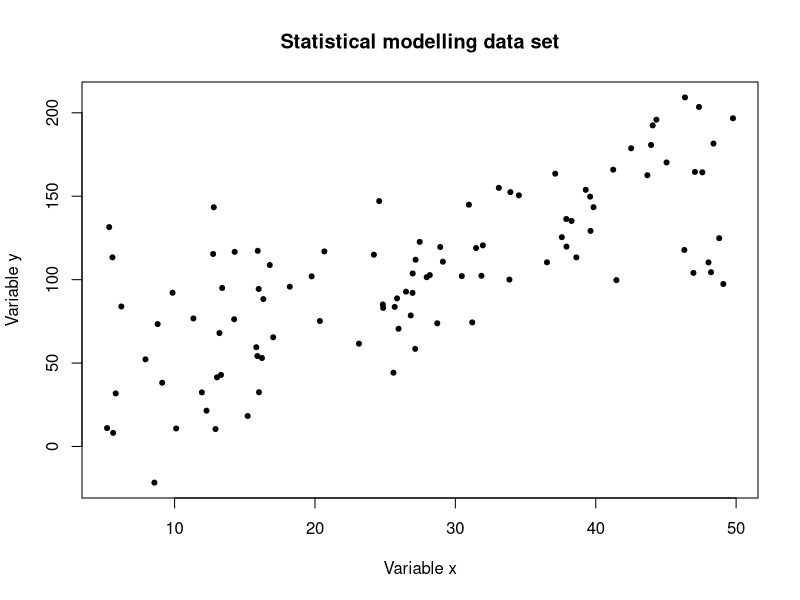

Here is the R script that generated this plot: (Note: this script raises an error after producing the figure.)
## ---- chunk 1
stat.modelling <- read.table("stat_modelling.csv", head = T, sep = ",")
## ---- chunk 2
plot(stat.modelling$x, stat.modelling$y, main = "Statistical modelling data set", xlab = "Variable x", ylab = "Variable y", pch = 20)
## ---- chunk 3
plot(stat.modelling$x, stat.modelling$y, main = "Statistical modelling data set", xlab = "Variable x", ylab = "Variable y", pch = 20, col = stat.modelling$q)
## ---- chunk 4
plot(stat.modelling$x, stat.modelling$y, main = "Statistical modelling data set", xlab = "Variable x", ylab = "Variable y", pch = as.numeric(stat.modelling$q))
## ---- chunk 5
plot(stat.modelling$x, stat.modelling$y, main = "Statistical modelling data set", xlab = "Variable x", ylab = "Variable y", pch = as.numeric(stat.modelling$q))

lines(x = c(20, 40), y = c(50, 150))
## ---- chunk 6
plot(stat.modelling$x, stat.modelling$y, main = "Statistical modelling data set", xlab = "Variable x", ylab = "Variable y", pch = as.numeric(stat.modelling$q))

lines(x = c(20, 40), y = c(50, 150))

lines(x = c(40, 20), y = c(50, 150))
## ---- chunk 7
plot(stat.modelling$x, stat.modelling$y, main = "Statistical modelling data set", xlab = "Variable x", ylab = "Variable y", pch = as.numeric(stat.modelling$q))
lines(x = c(20, 30, 50), y = c(50, 150, 100))
## ---- chunk 8
plot(stat.modelling$x, stat.modelling$y, main = "Statistical modelling data set", xlab = "Variable x", ylab = "Variable y", pch = as.numeric(stat.modelling$q))

abline(a = 0, b = 4)
## ---- chunk 9
plot(stat.modelling$x, stat.modelling$y, main = "Statistical modelling data set", xlab = "Variable x", ylab = "Variable y", col = stat.modelling$q, pch = 20)

points(x = c(10, 20, 30, 40 , 50), y = c(0, 50, 100, 150, 200), pch = 17, cex = 3)
## ---- chunk 10
plot(stat.modelling$x, stat.modelling$y, main = "Statistical modelling data set", xlab = "Variable x", ylab = "Variable y", col = stat.modelling$q, pch = 20)
legend(x = 10, y = 200, legend = c("A", "B"), fill = c("black", "red"))
## ---- chunk 11
par(mfrow = c(3, 1))
plot(stat.modelling$x, stat.modelling$y, main = "Statistical modelling data set", xlab = "Variable x", ylab = "Variable y", col = stat.modelling$q, pch = 20)
hist(stat.modelling$x, main = "Histogram for x", xlab = "Variable x")
hist(stat.modelling$y, main = "Histogram for y", xlab = "Variable y")
## ---- chunk 12
var1 <- 1:5
var2 <- var1*4
var3 <- 11:15
matrix.data <- cbind(var1, var2, var3)
heatmap(matrix.data)
## ---- chunk 13
library(maps)
map(regions="australia")
## ---- chunk 14
map(regions="australia")
chytrid.data <- read.table("Chytridomycosis_short.csv", sep = ",", head = T)
points(chytrid.data$Longitude, chytrid.data$Latitude, pch = 20, col = "red")
## ---- chunk 15
library(ggplot2)
## ---- chunk 16
ggplot(data = stat.modelling, aes(x = x, y = y)) + geom_point()
## ---- chunk 17
ggplot(data = stat.modelling, aes(x = x, y = y, size = z)) + geom_point()
## ---- chunk 18
ggplot(data = stat.modelling, aes(x = x, y = y, size = z, colour = q)) + geom_point()
## ---- chunk 19
ggplot(data = stat.modelling, aes(x = x, y = y)) + geom_point() + stat_smooth(method = lm)
## ---- chunk 20
ggplot(data = stat.modelling, aes(x,  y, colour = q)) + geom_point() + stat_smooth(method = lm)
## ---- chunk 21
ggplot(data = stat.modelling, aes(q, y)) + geom_boxplot()
## ---- chunk 22
ggplot(data = stat.modelling, aes(y)) + geom_histogram()
## ---- chunk 23
ggplot(data = stat.modelling, aes(x = y, fill = q)) + geom_bar()
